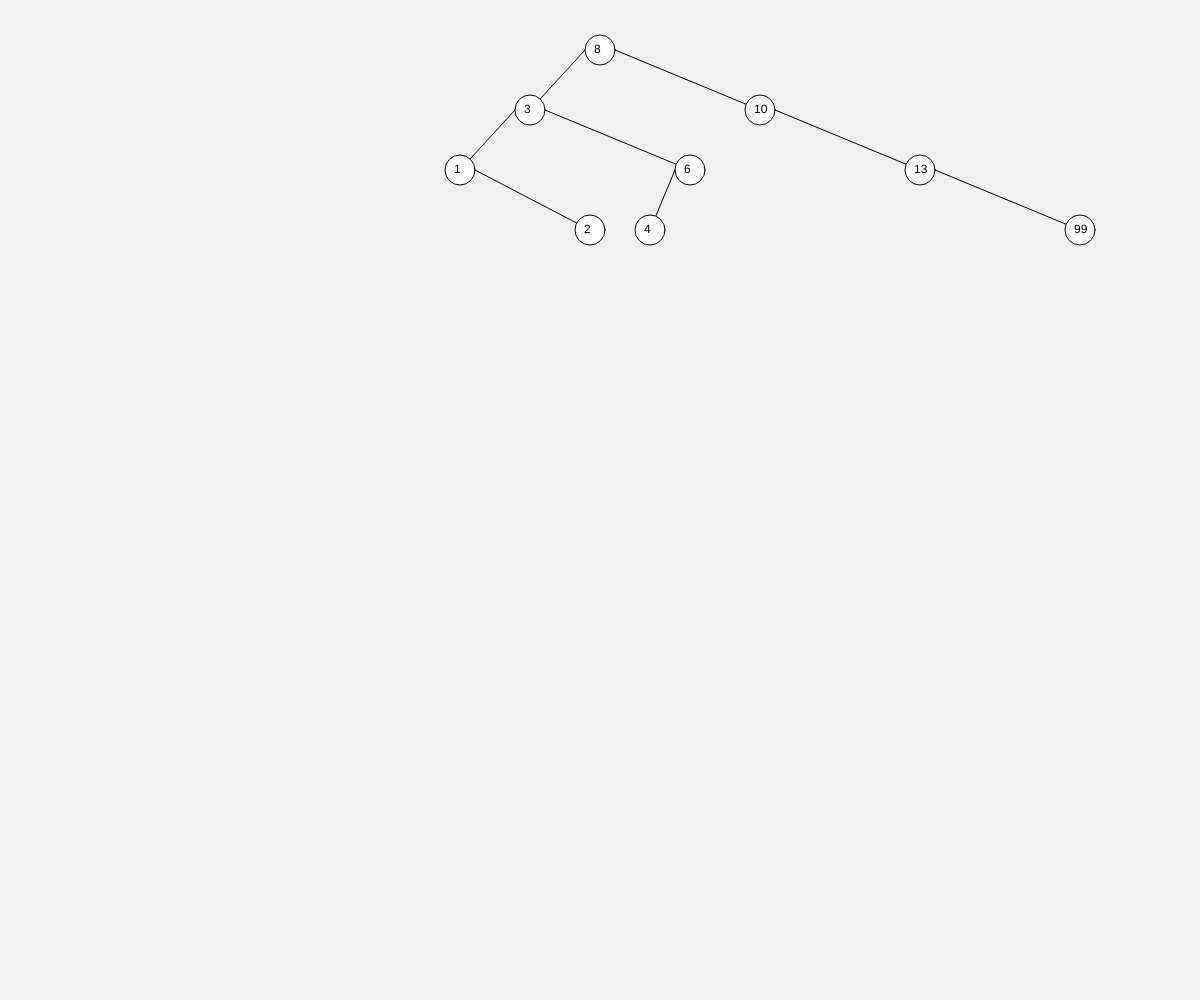
Frame 1 (no input)
Frame 2 (the mouse pressed at the canvas centre, redrawn once): identical to frame 1, image omitted

The p5.js sketch that drew this single still picture (run headless with seeded random() and noise() and a simulated clock; the mouse was pressed at the canvas centre and the sketch redrawn once):

// p5.js sketch
// ── sketch.js
//TODO
// Random Values
// Fix bug noted above more cleanly
// looping run which shows values being added to the tree and highlighting

let values = [3,1,2,6,10,13,4,99];
let tree;
function setup() {
  createCanvas(windowWidth, windowHeight);
  tree = new Tree(8, width/2, 50, 1);
  for(i=0; i<values.length; i++){
    tree.addValue(values[i]);
  }
}

function draw() {
  background(240);
  tree.show();
  noLoop();
}
// ── tree.js
let left;
let right;
let node;

//Used for displaying the tree
const xOffset = 100;
const yOffset = 60;
const nodeDiameter = 30;
let x;
let y;
let depth;

class Tree {
  constructor(value, x, y, depth) {
    this.node = value;
    this.x = x;
    this.y = y;
    this.depth = depth;
  }

  addValue(value) {
      if (this.node > value) {
      if (this.left) {
        this.left.addValue(value);
      } else {
        this.left = new Tree(value,this.x - (xOffset - this.depth*30),this.y + yOffset, this.depth++);
      }
    }
    if (this.node < value) {
      if (this.right) {
        this.right.addValue(value);
      } else {
        this.right = new Tree(value, this.x + (xOffset + this.depth*30),this.y + yOffset, this.depth++);
      }
    }
  }

  show() {
    ellipse(this.x, this.y, nodeDiameter);
    text(this.node, this.x-6, this.y+3);
    if (this.left) {
        line(this.x-nodeDiameter/2, this.y, this.left.x, this.left.y)
        this.left.show();
    }
    if (this.right) {
        line(this.x+nodeDiameter/2, this.y, this.right.x, this.right.y)
        this.right.show();
    }
  }
}
